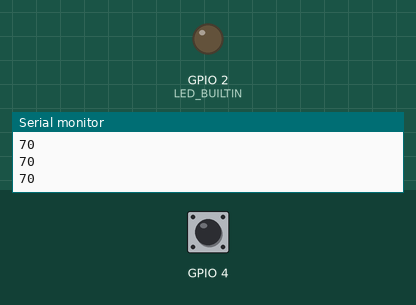
Simulated run of this sketch. Board: ESP32. Parts: output pins drawn as LEDs (lit = HIGH), the last lines printed to the serial monitor. The test bench sets the inputs (shaded band); at power-on: GPIO 4 HIGH.

Above: at 2.2 s.
2.3 s: GPIO 4 pulled LOW for 0.3 s
At 2.9 s:
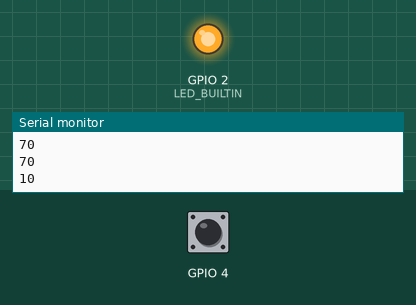
4.5 s: GPIO 4 pulled LOW for 3.2 s
At 9.1 s:
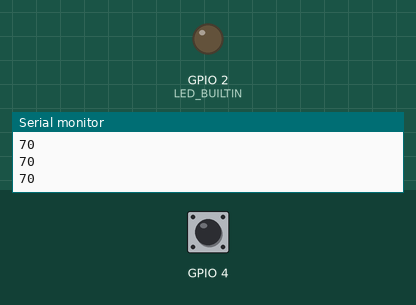
Timing chart, 0 to 10.6 s (numbered marks = the images above; inputs shaded):
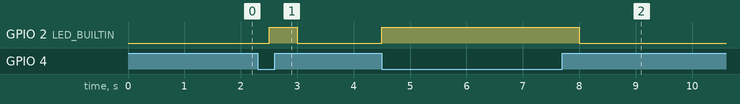

Measured:
- after the input at 2.3 s, GPIO 2 (LED_BUILTIN): LOW → HIGH after 0.20 s, → LOW 0.50 s later
- after the input at 4.5 s, GPIO 2 (LED_BUILTIN): LOW → HIGH at once, → LOW 3.5 s later

The sketch:

TouchRead.ino
```cpp
// ESP32 Touch Test
// Just test touch pin - Touch0 is T0 which is on GPIO 4.
const int threshold = 20;

// variable for storing the touch pin value
int touchValue;

void setup()
{
  Serial.begin(115200);
  delay(1000); // give me time to bring up serial monitor
  Serial.println("ESP32 Touch Test");
   // initialize digital pin LED_BUILTIN as an output.
  pinMode(LED_BUILTIN, OUTPUT);
}

void loop()
{
  // read the state of the pushbutton value:
   touchValue = touchRead(T0);
  Serial.println(touchRead(T0));  // get value using T0
  // check if the touchValue is below the threshold
  // if it is , set LED_BUILTIN to HIGH
  if(touchValue < threshold ){
    // turn LED on
    digitalWrite(LED_BUILTIN, HIGH);   // turn the LED on (HIGH is the voltage level)

  }
  else{
    //turn LED off
    digitalWrite(LED_BUILTIN, LOW);    // turn the LED off by making the voltage LOW
  }

  delay(500);
}
```
